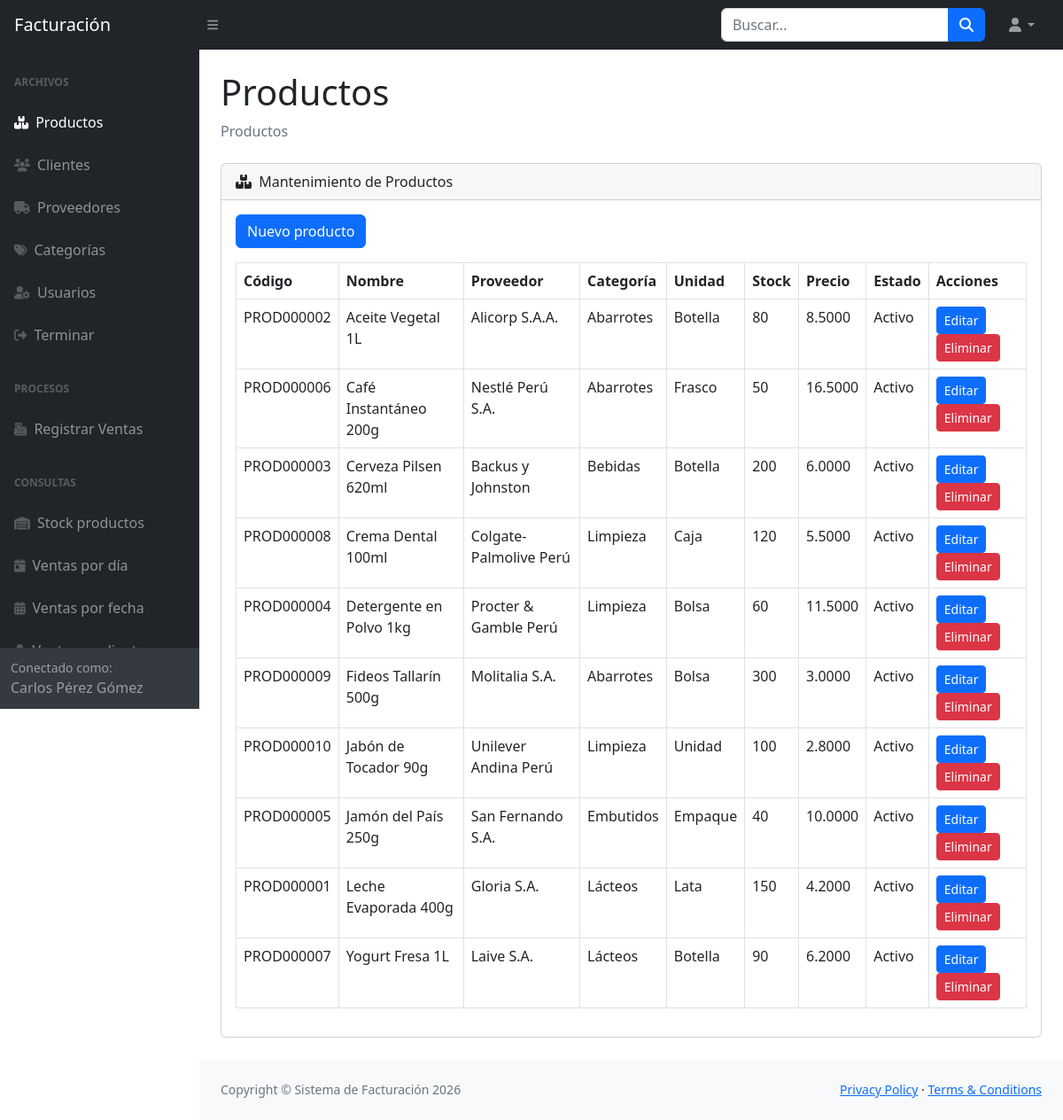
Screenshot of /vista/productos.php (signed in) with the database file from the repository.
### tables this page shows
CREATE TABLE `productos` (
  `idproducto` varchar(10) NOT NULL,
  `idproveedor` varchar(3) DEFAULT NULL,
  `nomproducto` varchar(128) DEFAULT NULL,
  `unimed` varchar(15) DEFAULT NULL,
  `stock` int(11) DEFAULT NULL,
  `cosuni` decimal(10,4) DEFAULT NULL,
  `preuni` decimal(10,4) DEFAULT NULL,
  `idcategoria` char(2) DEFAULT NULL,
  `estado` char(1) DEFAULT NULL
);

CREATE TABLE `proveedores` (
  `idproveedor` varchar(3) NOT NULL,
  `nomproveedor` varchar(128) DEFAULT NULL,
  `rucproveedor` varchar(11) DEFAULT NULL,
  `dirproveedor` varchar(128) DEFAULT NULL,
  `telproveedor` varchar(9) DEFAULT NULL,
  `emailproveedor` varchar(64) DEFAULT NULL
);

CREATE TABLE `categorias` (
  `idcategoria` char(2) NOT NULL,
  `nomcategoria` varchar(128) DEFAULT NULL
);

### vista/common.php (called while the page is built, shortened)
<?php
function safe($text) {
    return htmlspecialchars($text, ENT_QUOTES, 'UTF-8');
}
function fetchRows($mysqli, $sql, $types = '', $params = []) {
    $stmt = $mysqli->prepare($sql);
    $stmt->execute();
    $result = $stmt->get_result();
    $rows = [];
    while ($row = $result->fetch_assoc()) {
        $rows[] = $row;
    }
    return $rows;
}

### vista/productos.php (the view, shortened to what this page needs)
<?php
require_once 'common.php';
$providers = fetchRows($mysqli, 'SELECT idproveedor, nomproveedor FROM proveedores ORDER BY nomproveedor');
$categories = fetchRows($mysqli, 'SELECT idcategoria, nomcategoria FROM categorias ORDER BY nomcategoria');
$products = fetchRows($mysqli, 'SELECT p.*, pr.nomproveedor, c.nomcategoria FROM productos p LEFT JOIN proveedores pr ON p.idproveedor = pr.idproveedor LEFT JOIN categorias c ON p.idcategoria = c.idcategoria ORDER BY p.nomproducto');
require 'header.php';
?>
                        <div class="card mb-4">
                            <div class="card-header">
                                <i class="fas fa-boxes me-1"></i>
                                Mantenimiento de Productos
                            </div>
                            <div class="card-body">
                                <div class="mb-3">
                                    <a class="btn btn-primary" href="productos.php?new=1">Nuevo producto</a>
                                </div>
                                <?php if (isset($_GET['new']) || isset($editProduct)):
                                    $product = $editProduct ?? ['idproducto' => '', 'idproveedor' => '', 'idcategoria' => '', 'nomproducto' => '', 'unimed' => '', 'stock' => 0, 'cosuni' => 0, 'preuni' => 0, 'estado' => '1'];
                                ?>
                                    <form method="post" action="productos_save.php">
                                        <input type="hidden" name="idproducto" value="<?php echo safe($product['idproducto']); ?>" />
                                        <div class="row">
                                            <div class="col-md-6 mb-3">
                                                <label class="form-label">Producto</label>
                                                <input class="form-control" name="nomproducto" value="<?php echo safe($product['nomproducto']); ?>" />
                                            </div>
                                            <div class="col-md-3 mb-3">
                                                <label class="form-label">Proveedor</label>
                                                <select class="form-select" name="idproveedor">
                                                    <option value="">-- Seleccione --</option>
                                                    <?php foreach ($providers as $provider): ?>
                                                        <option value="<?php echo safe($provider['idproveedor']); ?>" <?php if ($provider['idproveedor'] === $product['idproveedor']) echo 'selected'; ?>><?php echo safe($provider['nomproveedor']); ?></option>
                                                    <?php endforeach; ?>
                                                </select>
                                            </div>
                                            <div class="col-md-3 mb-3">
                                                <label class="form-label">Categoría</label>
                                                <select class="form-select" name="idcategoria">
                                                    <option value="">-- Seleccione --</option>
                                                    <?php foreach ($categories as $category): ?>
                                                        <option value="<?php echo safe($category['idcategoria']); ?>" <?php if ($category['idcategoria'] === $product['idcategoria']) echo 'selected'; ?>><?php echo safe($category['nomcategoria']); ?></option>
                                                    <?php endforeach; ?>
                                                </select>
                                            </div>
                                        </div>
                                        <div class="row">
                                            <div class="col-md-2 mb-3">
                                                <label class="form-label">Unidad</label>
                                                <input class="form-control" name="unimed" value="<?php echo safe($product['unimed']); ?>" />
                                            </div>
                                            <div class="col-md-2 mb-3">
                                                <label class="form-label">Stock</label>
                                                <input class="form-control" type="number" name="stock" value="<?php echo safe($product['stock']); ?>" />
                                            </div>
                                            <div class="col-md-2 mb-3">
                                                <label class="form-label">Costo</label>
                                                <input class="form-control" type="number" step="0.01" name="cosuni" value="<?php echo safe($product['cosuni']); ?>" />
                                            </div>
                                            <div class="col-md-2 mb-3">
                                                <label class="form-label">Precio</label>
                                                <input class="form-control" type="number" step="0.01" name="preuni" value="<?php echo safe($product['preuni']); ?>" />
                                            </div>
                                            <div class="col-md-2 mb-3">
                                                <label class="form-label">Estado</label>
                                                <select class="form-select" name="estado">
                                                    <option value="1" <?php if ($product['estado'] === '1') echo 'selected'; ?>>Activo</option>
                                                    <option value="0" <?php if ($product['estado'] !== '1') echo 'selected'; ?>>Inactivo</option>
                                                </select>
                                            </div>
                                        </div>
                                        <button class="btn btn-success" type="submit">Guardar producto</button>
                                        <a class="btn btn-secondary" href="productos.php">Cancelar</a>
                                    </form>
                                <?php else: ?>
                                <div class="table-responsive">
                                    <table class="table table-bordered" id="datatablesSimple">
                                        <thead>
                                            <tr>
                                                <th>Código</th>
                                                <th>Nombre</th>
                                                <th>Proveedor</th>
                                                <th>Categoría</th>
                                                <th>Unidad</th>
                                                <th>Stock</th>
                                                <th>Precio</th>
                                                <th>Estado</th>
                                                <th>Acciones</th>
                                            </tr>
                                        </thead>
                                        <tbody>
                                            <?php foreach ($products as $product): ?>
                                                <tr>
                                                    <td><?php echo safe($product['idproducto']); ?></td>
                                                    <td><?php echo safe($product['nomproducto']); ?></td>
                                                    <td><?php echo safe($product['nomproveedor']); ?></td>
                                                    <td><?php echo safe($product['nomcategoria']); ?></td>
                                                    <td><?php echo safe($product['unimed']); ?></td>
                                                    <td><?php echo safe($product['stock']); ?></td>
                                                    <td><?php echo safe($product['preuni']); ?></td>
                                                    <td><?php echo $product['estado'] === '1' ? 'Activo' : 'Inactivo'; ?></td>
                                                    <td>
                                                        <a class="btn btn-sm btn-primary" href="productos.php?edit=<?php echo urlencode($product['idproducto']); ?>">Editar</a>
                                                        <a class="btn btn-sm btn-danger" href="productos_delete.php?id=<?php echo urlencode($product['idproducto']); ?>" onclick="return confirm('Eliminar producto?');">Eliminar</a>
                                                    </td>
                                                </tr>
                                            <?php endforeach; ?>
                                        </tbody>
                                    </table>
                                </div>
                                <?php endif; ?>
                            </div>
                        </div>
<?php require 'footer.php'; ?>

### rows the page displays
productos: idproducto "PROD000002", nomproducto "Aceite Vegetal 1L", idproveedor.nomproveedor "Alicorp S.A.A.", idcategoria.nomcategoria "Abarrotes", unimed "Botella", stock "80", preuni "8.5000", estado "Activo"
productos: idproducto "PROD000006", nomproducto "Café Instantáneo 200g", idproveedor.nomproveedor "Nestlé Perú S.A.", idcategoria.nomcategoria "Abarrotes", unimed "Frasco", stock "50", preuni "16.5000", estado "Activo"
productos: idproducto "PROD000003", nomproducto "Cerveza Pilsen 620ml", idproveedor.nomproveedor "Backus y Johnston", idcategoria.nomcategoria "Bebidas", unimed "Botella", stock "200", preuni "6.0000", estado "Activo"
productos: idproducto "PROD000008", nomproducto "Crema Dental 100ml", idproveedor.nomproveedor "Colgate-Palmolive Perú", idcategoria.nomcategoria "Limpieza", unimed "Caja", stock "120", preuni "5.5000", estado "Activo"
productos: idproducto "PROD000004", nomproducto "Detergente en Polvo 1kg", idproveedor.nomproveedor "Procter & Gamble Perú", idcategoria.nomcategoria "Limpieza", unimed "Bolsa", stock "60", preuni "11.5000", estado "Activo"
productos: idproducto "PROD000009", nomproducto "Fideos Tallarín 500g", idproveedor.nomproveedor "Molitalia S.A.", idcategoria.nomcategoria "Abarrotes", unimed "Bolsa", stock "300", preuni "3.0000", estado "Activo"
productos: idproducto "PROD000010", nomproducto "Jabón de Tocador 90g", idproveedor.nomproveedor "Unilever Andina Perú", idcategoria.nomcategoria "Limpieza", unimed "Unidad", stock "100", preuni "2.8000", estado "Activo"
productos: idproducto "PROD000005", nomproducto "Jamón del País 250g", idproveedor.nomproveedor "San Fernando S.A.", idcategoria.nomcategoria "Embutidos", unimed "Empaque", stock "40", preuni "10.0000", estado "Activo"
productos: idproducto "PROD000001", nomproducto "Leche Evaporada 400g", idproveedor.nomproveedor "Gloria S.A.", idcategoria.nomcategoria "Lácteos", unimed "Lata", stock "150", preuni "4.2000", estado "Activo"
productos: idproducto "PROD000007", nomproducto "Yogurt Fresa 1L", idproveedor.nomproveedor "Laive S.A.", idcategoria.nomcategoria "Lácteos", unimed "Botella", stock "90", preuni "6.2000", estado "Activo"

### other values shown
safe($_SESSION['user']['fullname'] ?? $_SESSION['user']['username']) "Carlos Pérez Gómez"
safe($pageTitle) "Productos"
